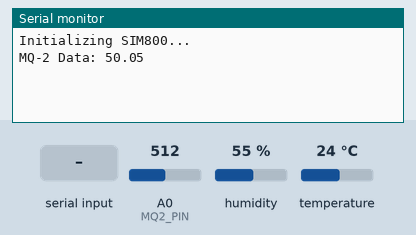
Bench run of a sketch on a simulated Arduino Uno, built with avr-gcc and run on an emulated ATmega328P. On the bench: the last lines printed to the serial monitor. The inputs (shaded band) are chosen by the test bench; at power-on: humidity 55 %, A0 (MQ2_PIN) = 512, temperature 24 °C. The modem accepts every AT command (registered, SIM ready, sends succeed) and sends nothing else.

Above: at 4.2 s.
4.3 s: humidity set to 22 %
At 7.8 s:
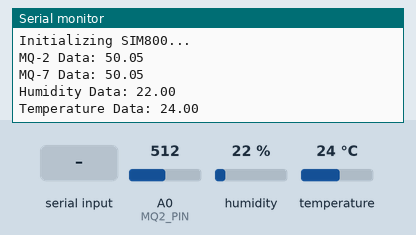
8.5 s: "+HTTPACTION:" received over the second serial link
At 10.0 s:
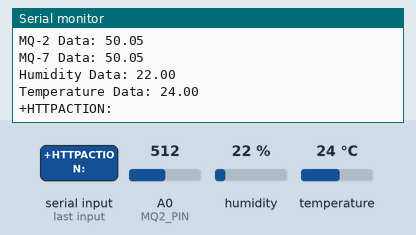
19.2 s: "1" received over the second serial link
At 20.7 s:
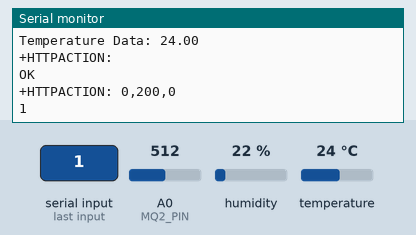

The sketch:

sim800l-multi-sensor.ino
```cpp
/*
 * ******************************************************************
 * Created By: Tauseef Ahmad
 * Created On: September 20, 2021
 * Tutorial Link: https://youtu.be/uLJqNfX81C4
 * My Channel: https://www.youtube.com/channel/UCOXYfOHgu-C-UfGyDcu5sYw/
 *
 * ******************************************************************
 * Download DHT11 Library:
 * https://github.com/adafruit/DHT-sensor-library
 * ******************************************************************
*/

#include <DHT.h>
#define DHT11_PIN 4
#define DHTTYPE DHT11
DHT dht(DHT11_PIN, DHTTYPE);

#define MQ2_PIN A0
#define MQ7_PIN A1

//MMMMMMMMMMMMMMMMMMMMMMMMMMMMMMMMMMMMMMMMMMMMMMMMMMMMMMMMMMMMMMMMMMMMMMMMMMMMMMMMMM
void init_gsm();
void gprs_connect();
boolean gprs_disconnect();
boolean is_gprs_connected();
boolean waitResponse(String expected_answer="OK", unsigned int timeout=2000);

//MMMMMMMMMMMMMMMMMMMMMMMMMMMMMMMMMMMMMMMMMMMMMMMMMMMMMMMMMMMMMMMMMMMMMMMMMMMMMMMMMM
#include <SoftwareSerial.h>
//GSM Module RX pin to Arduino 3
//GSM Module TX pin to Arduino 2
#define rxPin 2
#define txPin 3
SoftwareSerial SIM800(rxPin,txPin);
//MMMMMMMMMMMMMMMMMMMMMMMMMMMMMMMMMMMMMMMMMMMMMMMMMMMMMMMMMMMMMMMMMMMMMMMMMMMMMMMMMM

const String APN  = "ENTER_APN";
const String USER = "ENTER_USER_NAME";
const String PASS = "ENTER_PASSWORD";

const String THING_SPEAK_API_URL  = "ENTER_THING_SPEAK_API_URL";
const String THING_SPEAK_API_KEY  = "ENTER_THING_SPEAK_API_KEY";
String request_url = "";

#define USE_SSL true
#define DELAY_MS 500


//!!!!!!!!!!!!!!!!!!!!!!!!!!!!!!!!!!!!!!!!!!!!!!!!!!!!!!!!!!!!!!!!!!!!!!!!!!!!!!!!!!!!!!!!!!!!!!!!!!
//Function: setup() start
//!!!!!!!!!!!!!!!!!!!!!!!!!!!!!!!!!!!!!!!!!!!!!!!!!!!!!!!!!!!!!!!!!!!!!!!!!!!!!!!!!!!!!!!!!!!!!!!!!!
void setup() {

  //Begin serial communication with Serial Monitor
  Serial.begin(115200);

  dht.begin();

  //Begin serial communication with SIM800
  SIM800.begin(9600);

  Serial.println("Initializing SIM800...");
  //init_gsm();
  SIM800.println("AT");
  waitResponse();
  delay(DELAY_MS);

  SIM800.println("AT+CPIN?");
  delay(DELAY_MS);
}


//!!!!!!!!!!!!!!!!!!!!!!!!!!!!!!!!!!!!!!!!!!!!!!!!!!!!!!!!!!!!!!!!!!!!!!!!!!!!!!!!!!!!!!!!!!!!!!!!!!
//Function: loop() start
//!!!!!!!!!!!!!!!!!!!!!!!!!!!!!!!!!!!!!!!!!!!!!!!!!!!!!!!!!!!!!!!!!!!!!!!!!!!!!!!!!!!!!!!!!!!!!!!!!!
void loop() {

  //------------------------------------------------------------
  float mq2_val = analogRead(MQ2_PIN);
    if (isnan(mq2_val)){
    Serial.println("Failed to read from MQ-2 sensor!");
    return;
  }
  mq2_val = mq2_val/1023*100;
  Serial.println("MQ-2 Data: " + String(mq2_val));
  delay(2000);
  //------------------------------------------------------------
  float mq7_val = analogRead(MQ2_PIN);
    if (isnan(mq7_val)){
    Serial.println("Failed to read from MQ-2 sensor!");
    return;
  }
  mq7_val = mq7_val/1023*100;
  Serial.println("MQ-7 Data: " + String(mq7_val));
  delay(2000);
  //------------------------------------------------------------
  float huumidity = dht.readHumidity();
  float temprature = dht.readTemperature();
  if (isnan(huumidity) or isnan(temprature)){
    Serial.println("Failed to read from DHT11 sensor!");
    return;
  }
  Serial.println("Humidity Data: " + String(huumidity));
  Serial.println("Temperature Data: " + String(temprature));
  //------------------------------------------------------------

  //if(!is_gprs_connected()){
    //gprs_connect();
  //}

  request_url = THING_SPEAK_API_URL;
  request_url += "?key=" + THING_SPEAK_API_KEY;
  request_url += "&field1=";
  request_url += temprature;
  request_url += "&field2=";
  request_url += huumidity;
  request_url += "&field3=";
  request_url += mq7_val;
  request_url += "&field4=";
  request_url += mq2_val;

  if(!is_gprs_connected()){
    gprs_connect();
  }

  //MMMMMMMMMMMMMMMMMMMMMMMMMMMMMMMMMMMMMMMMMMMMMMMMMMMMMMMMMMMMMMMMM
  //Start HTTP connection
  SIM800.println("AT+HTTPINIT");
  waitResponse();
  delay(DELAY_MS);
  //MMMMMMMMMMMMMMMMMMMMMMMMMMMMMMMMMMMMMMMMMMMMMMMMMMMMMMMMMMMMMMMMM
  //Enabling SSL 1.0
  if(USE_SSL == true){
    SIM800.println("AT+HTTPSSL=1");
    waitResponse();
    delay(DELAY_MS);
  }
  //MMMMMMMMMMMMMMMMMMMMMMMMMMMMMMMMMMMMMMMMMMMMMMMMMMMMMMMMMMMMMMMMM
  //Set the HTTP URL - Firebase URL and FIREBASE SECRET
  SIM800.println("AT+HTTPPARA=\"URL\","+request_url);
  waitResponse();
  delay(DELAY_MS);
  //MMMMMMMMMMMMMMMMMMMMMMMMMMMMMMMMMMMMMMMMMMMMMMMMMMMMMMMMMMMMMMMMM
  //set http action type 0 = GET, 1 = POST, 2 = HEAD
  //+HTTPACTION: 1,603,0 (POST to Firebase failed)
  //+HTTPACTION: 0,200,0 (POST to Firebase successfull)
  SIM800.println("AT+HTTPACTION=0");
  for (uint32_t start = millis(); millis() - start < 20000;){
    while(SIM800.available() > 0){
      String response = SIM800.readString();
      Serial.println(response);
      if(response.indexOf("+HTTPACTION:") > 0){
        goto OutFor;
      }
    }
  }
  OutFor:
  delay(DELAY_MS);
  //MMMMMMMMMMMMMMMMMMMMMMMMMMMMMMMMMMMMMMMMMMMMMMMMMMMMMMMMMMMMMMMMM
  //Read the response
  SIM800.println("AT+HTTPREAD");
  waitResponse("OK");
  delay(DELAY_MS);
  //MMMMMMMMMMMMMMMMMMMMMMMMMMMMMMMMMMMMMMMMMMMMMMMMMMMMMMMMMMMMMMMMM
  //Stop HTTP connection
  SIM800.println("AT+HTTPTERM");
  waitResponse("OK",1000);
  delay(DELAY_MS);
  //MMMMMMMMMMMMMMMMMMMMMMMMMMMMMMMMMMMMMMMMMMMMMMMMMMMMMMMMMMMMMMMMM

  delay(5000);
}


//!!!!!!!!!!!!!!!!!!!!!!!!!!!!!!!!!!!!!!!!!!!!!!!!!!!!!!!!!!!!!!!!!!!!!!!!!!!!!!!!!!!!!!!!!!!!!!!!!!
// Initialize GSM Module
//!!!!!!!!!!!!!!!!!!!!!!!!!!!!!!!!!!!!!!!!!!!!!!!!!!!!!!!!!!!!!!!!!!!!!!!!!!!!!!!!!!!!!!!!!!!!!!!!!!
void init_gsm()
{
  //MMMMMMMMMMMMMMMMMMMMMMMMMMMMMMMMMMMMMMMMMMMMMMMMMMMMMMMMMMMMMMMMM
  //Testing AT Command
  SIM800.println("AT");
  waitResponse();
  delay(DELAY_MS);
  //MMMMMMMMMMMMMMMMMMMMMMMMMMMMMMMMMMMMMMMMMMMMMMMMMMMMMMMMMMMMMMMMM
  //Checks if the SIM is ready
  SIM800.println("AT+CPIN?");
  waitResponse("+CPIN: READY");
  delay(DELAY_MS);
  //MMMMMMMMMMMMMMMMMMMMMMMMMMMMMMMMMMMMMMMMMMMMMMMMMMMMMMMMMMMMMMMMM
  //Turning ON full functionality
  SIM800.println("AT+CFUN=1");
  waitResponse();
  delay(DELAY_MS);
  //MMMMMMMMMMMMMMMMMMMMMMMMMMMMMMMMMMMMMMMMMMMMMMMMMMMMMMMMMMMMMMMMM
  //Register Network (+CREG: 0,1 or +CREG: 0,5 for valid network)
  //+CREG: 0,1 or +CREG: 0,5 for valid network connection
  SIM800.println("AT+CREG?");
  waitResponse("+CREG: 0,");
  delay(DELAY_MS);
  //MMMMMMMMMMMMMMMMMMMMMMMMMMMMMMMMMMMMMMMMMMMMMMMMMMMMMMMMMMMMMMMMM
}


//!!!!!!!!!!!!!!!!!!!!!!!!!!!!!!!!!!!!!!!!!!!!!!!!!!!!!!!!!!!!!!!!!!!!!!!!!!!!!!!!!!!!!!!!!!!!!!!!!!
//Connect to the internet
//!!!!!!!!!!!!!!!!!!!!!!!!!!!!!!!!!!!!!!!!!!!!!!!!!!!!!!!!!!!!!!!!!!!!!!!!!!!!!!!!!!!!!!!!!!!!!!!!!!
void gprs_connect()
{
  //MMMMMMMMMMMMMMMMMMMMMMMMMMMMMMMMMMMMMMMMMMMMMMMMMMMMMMMMMMMMMMMMM
  // attach or detach from GPRS service
  SIM800.println("AT+CGATT?");
  waitResponse("OK",2000);
  delay(DELAY_MS);
  //MMMMMMMMMMMMMMMMMMMMMMMMMMMMMMMMMMMMMMMMMMMMMMMMMMMMMMMMMMMMMMMMM
  //Connecting to GPRS: GPRS - bearer profile 1
  SIM800.println("AT+SAPBR=3,1,\"Contype\",\"GPRS\"");
  waitResponse();
  delay(DELAY_MS);
  //MMMMMMMMMMMMMMMMMMMMMMMMMMMMMMMMMMMMMMMMMMMMMMMMMMMMMMMMMMMMMMMMM
  //sets the APN settings for your sim card network provider.
  SIM800.println("AT+SAPBR=3,1,\"APN\","+APN);
  waitResponse();
  delay(DELAY_MS);
  //MMMMMMMMMMMMMMMMMMMMMMMMMMMMMMMMMMMMMMMMMMMMMMMMMMMMMMMMMMMMMMMMM
  //sets the user name settings for your sim card network provider.
  if(USER != ""){
    SIM800.println("AT+SAPBR=3,1,\"USER\","+USER);
    waitResponse();
    delay(DELAY_MS);
  }
  //MMMMMMMMMMMMMMMMMMMMMMMMMMMMMMMMMMMMMMMMMMMMMMMMMMMMMMMMMMMMMMMMM
  //sets the password settings for your sim card network provider.
  if(PASS != ""){
    SIM800.println("AT+SAPBR=3,1,\"PASS\","+PASS);
    waitResponse();
    delay(DELAY_MS);
  }
  //MMMMMMMMMMMMMMMMMMMMMMMMMMMMMMMMMMMMMMMMMMMMMMMMMMMMMMMMMMMMMMMMM
  //after executing the following command. the LED light of
  //sim800l blinks very fast (twice a second)
  //enable the GPRS: enable bearer 1
  SIM800.println("AT+SAPBR=1,1");
  waitResponse("OK", 30000);
  delay(DELAY_MS);
  //MMMMMMMMMMMMMMMMMMMMMMMMMMMMMMMMMMMMMMMMMMMMMMMMMMMMMMMMMMMMMMMMM
  //Get IP Address - Query the GPRS bearer context status
  SIM800.println("AT+SAPBR=2,1");
  waitResponse("OK");
  delay(DELAY_MS);
  //MMMMMMMMMMMMMMMMMMMMMMMMMMMMMMMMMMMMMMMMMMMMMMMMMMMMMMMMMMMMMMMMM
}


/*!!!!!!!!!!!!!!!!!!!!!!!!!!!!!!!!!!!!!!!!!!!!!!!!!!!!!!!!!!!!!!!!!!!!!!!!!!!!!!!!!!!!!!!!!!!!!!!!!!
* Function: is_gprs_connected()
* checks if the gprs connected.
* if IP address equals "0.0.0.0" its mean not connect to internet
//!!!!!!!!!!!!!!!!!!!!!!!!!!!!!!!!!!!!!!!!!!!!!!!!!!!!!!!!!!!!!!!!!!!!!!!!!!!!!!!!!!!!!!!!!!!!!!!!*/
boolean is_gprs_connected()
{
  SIM800.println("AT+SAPBR=2,1");
  if(waitResponse("0.0.0.0") == 1) { return false; }

  return true;
}


/*!!!!!!!!!!!!!!!!!!!!!!!!!!!!!!!!!!!!!!!!!!!!!!!!!!!!!!!!!!!!!!!!!!!!!!!!!!!!!!!!!!!!!!!!!!!!!!!!!!
* Function: gprs_disconnect()
* AT+CGATT = 1 modem is attached to GPRS to a network.
* AT+CGATT = 0 modem is not attached to GPRS to a network
//!!!!!!!!!!!!!!!!!!!!!!!!!!!!!!!!!!!!!!!!!!!!!!!!!!!!!!!!!!!!!!!!!!!!!!!!!!!!!!!!!!!!!!!!!!!!!!!!*/
boolean gprs_disconnect()
{
  //MMMMMMMMMMMMMMMMMMMMMMMMMMMMMMMMMMMMMMMMMMMMMMMMMMMMMMMMMMMMMMMMM
  //Disconnect GPRS
  SIM800.println("AT+CGATT=0");
  waitResponse("OK",60000);
  //delay(DELAY_MS);
  //MMMMMMMMMMMMMMMMMMMMMMMMMMMMMMMMMMMMMMMMMMMMMMMMMMMMMMMMMMMMMMMMM
  //DISABLE GPRS
  //SIM800.println("AT+SAPBR=0,1");
  //waitResponse("OK",60000);
  //delay(DELAY_MS);
  //MMMMMMMMMMMMMMMMMMMMMMMMMMMMMMMMMMMMMMMMMMMMMMMMMMMMMMMMMMMMMMMMM

  return true;
}


//!!!!!!!!!!!!!!!!!!!!!!!!!!!!!!!!!!!!!!!!!!!!!!!!!!!!!!!!!!!!!!!!!!!!!!!!!!!!!!!!!!!!!!!!!!!!!!!!!!
//Handling AT COMMANDS
//!!!!!!!!!!!!!!!!!!!!!!!!!!!!!!!!!!!!!!!!!!!!!!!!!!!!!!!!!!!!!!!!!!!!!!!!!!!!!!!!!!!!!!!!!!!!!!!!!!
boolean waitResponse(String expected_answer, unsigned int timeout)
{
  uint8_t x=0, answer=0;
  String response;
  unsigned long previous;

  //Clean the input buffer
  while( SIM800.available() > 0) SIM800.read();

  //NNNNNNNNNNNNNNNNNNNNNNNNNNNNNNNNNNNNNNNNNNNNNNNNNNNNNNNNNNNNNNNNNNNNNNNN
  previous = millis();
  do{
    //if data in UART INPUT BUFFER, reads it
    if(SIM800.available() != 0){
        char c = SIM800.read();
        response.concat(c);
        x++;
        //checks if the (response == expected_answer)
        if(response.indexOf(expected_answer) > 0){
            answer = 1;
        }
    }
  }while((answer == 0) && ((millis() - previous) < timeout));
  //NNNNNNNNNNNNNNNNNNNNNNNNNNNNNNNNNNNNNNNNNNNNNNNNNNNNNNNNNNNNNNNNNNNNNNNN

  Serial.println(response);
  return answer;
}


//!!!!!!!!!!!!!!!!!!!!!!!!!!!!!!!!!!!!!!!!!!!!!!!!!!!!!!!!!!!!!!!!!!!!!!!!!!!!!!!!!!!!!!!!!!!!!!!!!!
//Function: waitResponse() End
//!!!!!!!!!!!!!!!!!!!!!!!!!!!!!!!!!!!!!!!!!!!!!!!!!!!!!!!!!!!!!!!!!!!!!!!!!!!!!!!!!!!!!!!!!!!!!!!!!!
```

Measured:
- after the input at 4.3 s, the serial monitor: prints a new line after 2.7 s (image 1)
- after the input at 8.5 s, the serial monitor: prints a new line after 0.56 s (image 2)
- after the input at 19.2 s, the serial monitor: prints a new line after 1.1 s (image 3)
